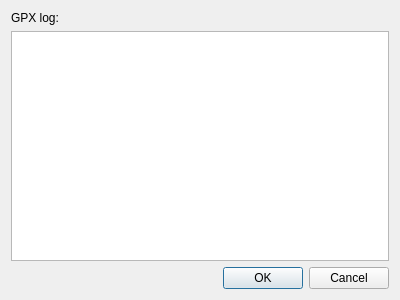
<?xml version="1.0" encoding="UTF-8"?>
<ui version="4.0">
 <class>RunGpx</class>
 <widget class="QDialog" name="RunGpx">
  <property name="geometry">
   <rect>
    <x>0</x>
    <y>0</y>
    <width>400</width>
    <height>300</height>
   </rect>
  </property>
  <property name="sizePolicy">
   <sizepolicy hsizetype="Minimum" vsizetype="Minimum">
    <horstretch>0</horstretch>
    <verstretch>0</verstretch>
   </sizepolicy>
  </property>
  <property name="windowTitle">
   <string>Dialog</string>
  </property>
  <layout class="QVBoxLayout" name="verticalLayout">
   <item>
    <widget class="QLabel" name="label">
     <property name="text">
      <string>GPX log:</string>
     </property>
    </widget>
   </item>
   <item>
    <widget class="QListView" name="lvLog"/>
   </item>
   <item>
    <widget class="QDialogButtonBox" name="buttonBox">
     <property name="orientation">
      <enum>Qt::Horizontal</enum>
     </property>
     <property name="standardButtons">
      <set>QDialogButtonBox::Cancel|QDialogButtonBox::Ok</set>
     </property>
    </widget>
   </item>
  </layout>
 </widget>
 <resources/>
 <connections>
  <connection>
   <sender>buttonBox</sender>
   <signal>accepted()</signal>
   <receiver>RunGpx</receiver>
   <slot>accept()</slot>
   <hints>
    <hint type="sourcelabel">
     <x>248</x>
     <y>254</y>
    </hint>
    <hint type="destinationlabel">
     <x>157</x>
     <y>274</y>
    </hint>
   </hints>
  </connection>
  <connection>
   <sender>buttonBox</sender>
   <signal>rejected()</signal>
   <receiver>RunGpx</receiver>
   <slot>reject()</slot>
   <hints>
    <hint type="sourcelabel">
     <x>316</x>
     <y>260</y>
    </hint>
    <hint type="destinationlabel">
     <x>286</x>
     <y>274</y>
    </hint>
   </hints>
  </connection>
 </connections>
</ui>
